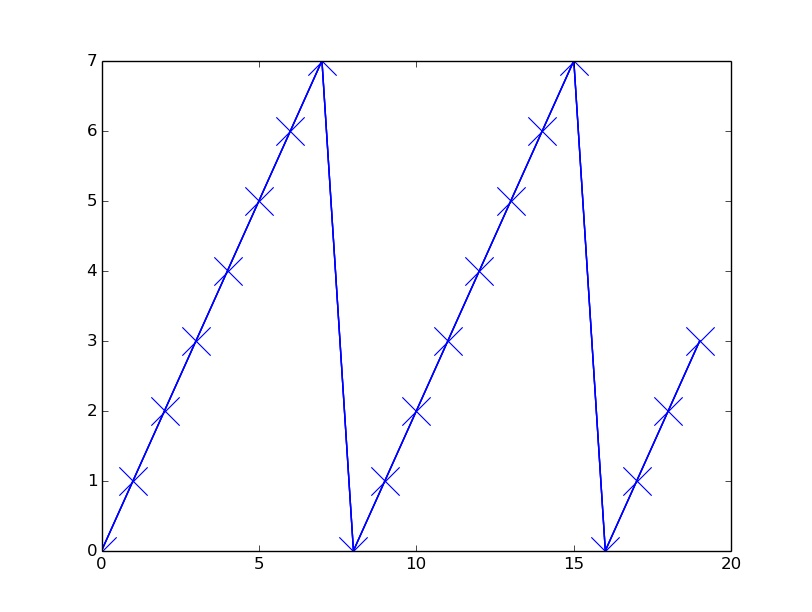

Python code for this plot:

print "{:3d} = {:06b} {:3d} = {:06b}".format( 8, 8, 7, 7)


xs = []
ys = []
for i in range(20):
    print "{:06b} {:3d}  -> {:06b} {:3d}".format(i,i, i & 7, i & 7)
    xs.append(i)
    ys.append( i & 7)

plot( xs, ys, 'bx-', markersize = 20)

savefig('binary.jpg')
